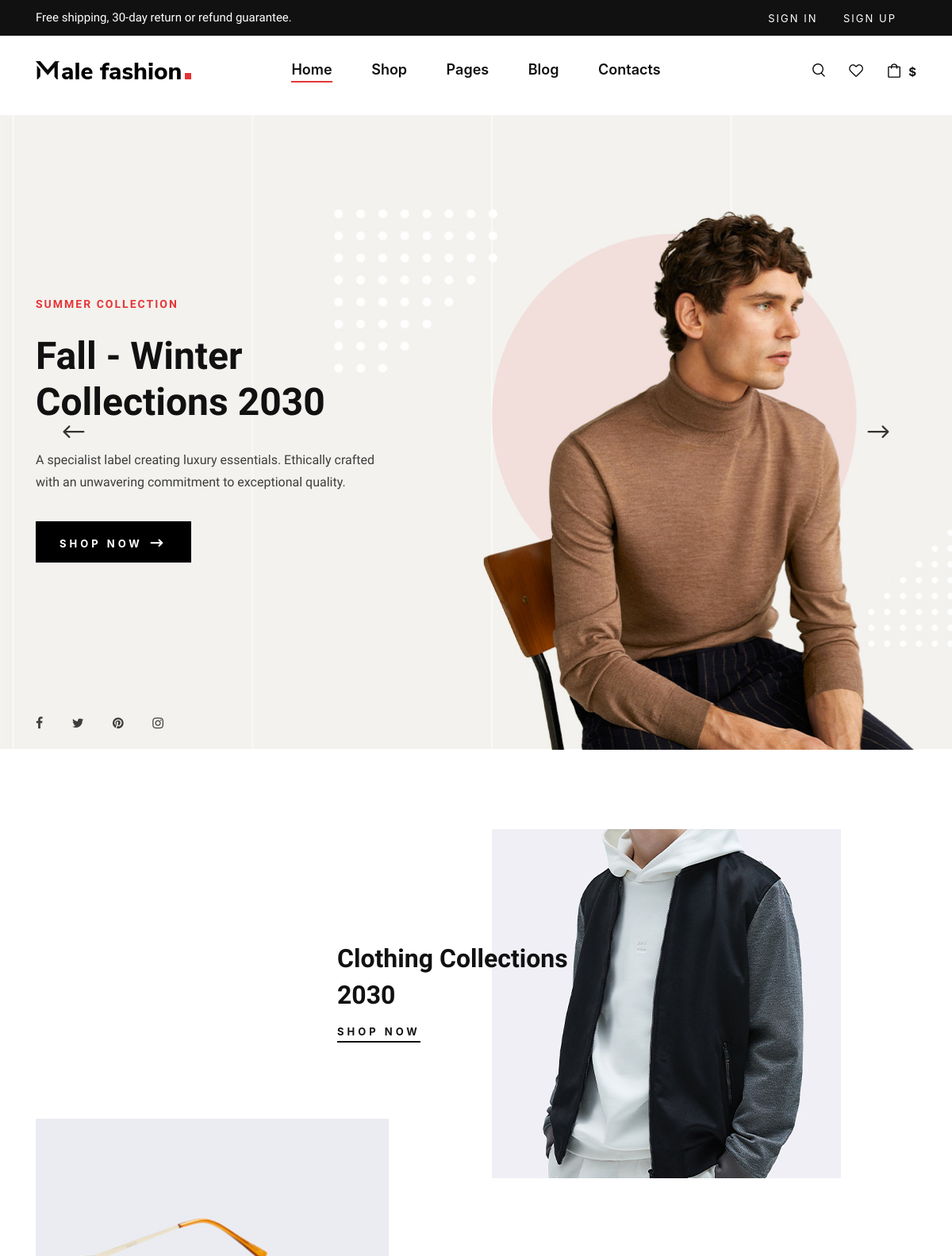
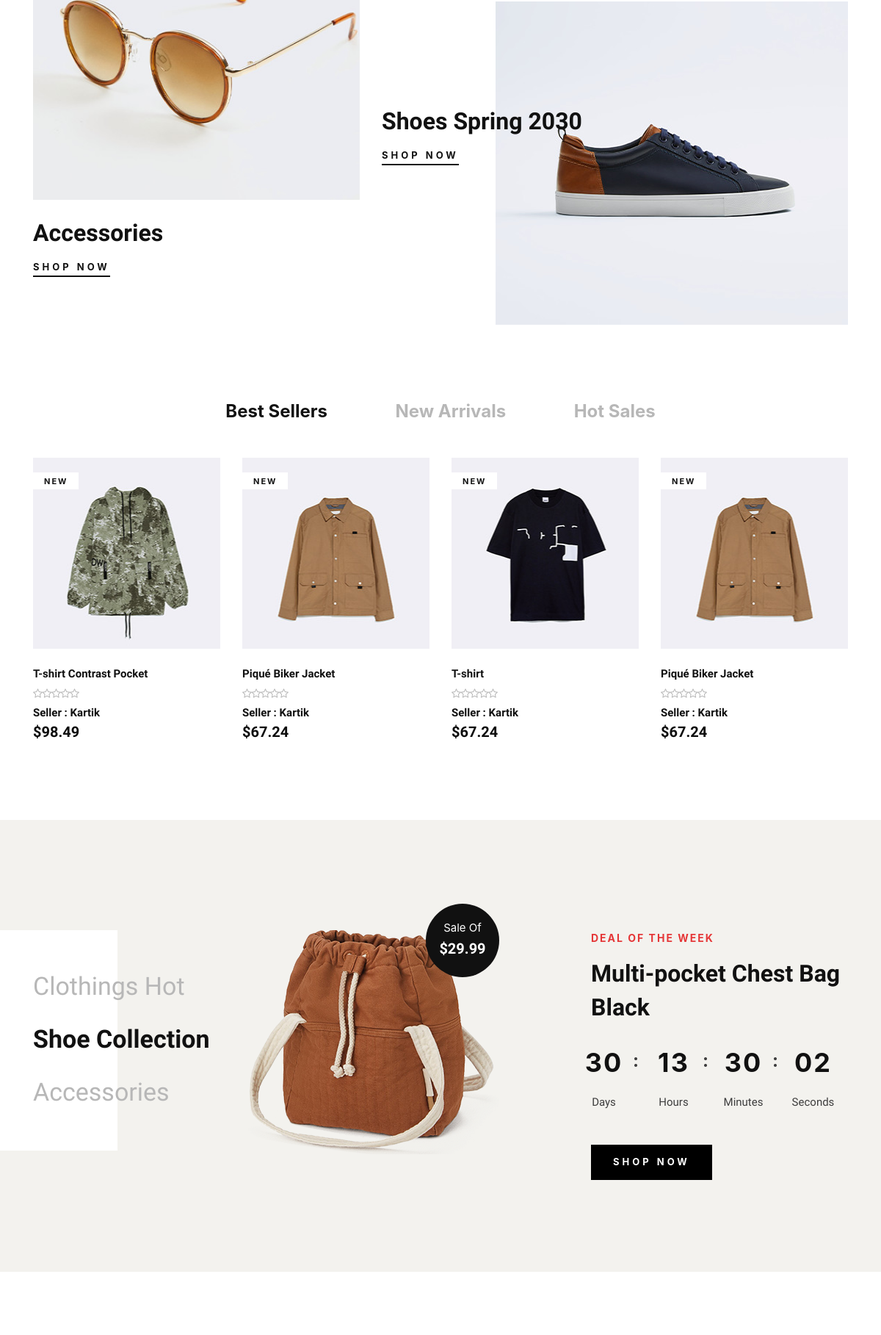
The page / (upper part) on the database its author committed (2 pictures, top to bottom).
### My_Seller/models.py (models this page shows, shortened)
class Add_Product(models.Model):
    user = models.ForeignKey(My_User,on_delete=models.CASCADE)
    name = models.CharField(max_length=255)
    image = models.ImageField(upload_to = 'products')
    price = models.FloatField()
    category = models.CharField(max_length=255,choices = category)

### Auths/models.py (models this page shows)
class My_User(AbstractUser):
    email = models.EmailField(unique=True)
    user_type = models.CharField(max_length=255,choices=user_type,default='Buyer Account')
    def __str__(self):
        return self.username

### Base_App/views.py (the view)
# urls.py: path('',views.index,name='index'),
def index(request):
    data = Add_Product.objects.all()
    blog = Blogs.objects.all()
    context = {
        'data' : random.choices(data, k=4),
    }
    return render(request,"index.html",context)

### templates/index.html (shortened to what this page needs)
{% extends 'base.html' %} {% load static %} {% block content %}
<section class="hero">
    <div class="hero__slider owl-carousel">
        <div class="hero__items set-bg" data-setbg="{% static 'img/hero/hero-1.jpg' %}">
            <div class="container">
                <div class="row">
                    <div class="col-xl-5 col-lg-7 col-md-8">
                        <div class="hero__text">
                            <h6>Summer Collection</h6>
                            <h2>Fall - Winter Collections 2030</h2>
                            <p>A specialist label creating luxury essentials. Ethically crafted with an unwavering commitment to exceptional quality.</p>
                            <a href="#" class="primary-btn">Shop now <span class="arrow_right"></span></a>
                            <div class="hero__social">
                                <a href="#"><i class="fa fa-facebook"></i></a>
                                <a href="#"><i class="fa fa-twitter"></i></a>
                                <a href="#"><i class="fa fa-pinterest"></i></a>
                                <a href="#"><i class="fa fa-instagram"></i></a>
                            </div>
                        </div>
                    </div>
                </div>
            </div>
        </div>
    </div>
</section>
<section class="banner spad">
    <div class="container">
        <div class="row">
            <div class="col-lg-7 offset-lg-4">
                <div class="banner__item">
                    <div class="banner__item__pic">
                        <img src="{% static 'img/banner/banner-1.jpg' %}" alt="">
                    </div>
                    <div class="banner__item__text">
                        <h2>Clothing Collections 2030</h2>
                        <a href="#">Shop now</a>
                    </div>
                </div>
            </div>
            <div class="col-lg-5">
                <div class="banner__item banner__item--middle">
                    <div class="banner__item__pic">
                        <img src="{% static 'img/banner/banner-2.jpg' %}" alt="">
                    </div>
                    <div class="banner__item__text">
                        <h2>Accessories</h2>
                        <a href="#">Shop now</a>
                    </div>
                </div>
            </div>
            <div class="col-lg-7">
                <div class="banner__item banner__item--last">
                    <div class="banner__item__pic">
                        <img src="{% static 'img/banner/banner-3.jpg' %}" alt="">
                    </div>
                    <div class="banner__item__text">
                        <h2>Shoes Spring 2030</h2>
                        <a href="#">Shop now</a>
                    </div>
                </div>
            </div>
        </div>
    </div>
</section>
<section class="product spad">
    <div class="container">
        <div class="row">
            <div class="col-lg-12">
                <ul class="filter__controls">
                    <li class="active" data-filter="*">Best Sellers</li>
                    <li data-filter=".new-arrivals">New Arrivals</li>
                    <li data-filter=".hot-sales">Hot Sales</li>
                </ul>
            </div>
        </div>
        <div class="row product__filter">
            {% for i in data %}
            <div class="col-lg-3 col-md-6 col-sm-6 col-md-6 col-sm-6 mix new-arrivals">
                <div class="product__item">
                    <div class="product__item__pic set-bg" data-setbg="{{ i.image.url }}">
                        <span class="label">New</span>
                    </div>
                    <div class="product__item__text">
                        <h6>{{ i.name }}</h6>
                        <div class="rating">
                            <i class="fa fa-star-o"></i>
                            <i class="fa fa-star-o"></i>
                            <i class="fa fa-star-o"></i>
                            <i class="fa fa-star-o"></i>
                            <i class="fa fa-star-o"></i>
                        </div>
                        <h6>Seller : <span>{{ i.user }}</span></h6>
                        <h5>${{ i.price }}</h5>
                    </div>
                </div>
            </div>
            {% endfor %}
        </div>
    </div>
</section>
<section class="categories spad">
    <div class="container">
        <div class="row">
            <div class="col-lg-3">
                <div class="categories__text">
                    <h2>Clothings Hot <br /> <span>Shoe Collection</span> <br /> Accessories</h2>
                </div>
            </div>
            <div class="col-lg-4">
                <div class="categories__hot__deal">
                    <img src="{% static 'img/product-sale.png' %}" alt="">
                    <div class="hot__deal__sticker">
                        <span>Sale Of</span>
                        <h5>$29.99</h5>
                    </div>
                </div>
            </div>
            <div class="col-lg-4 offset-lg-1">
                <div class="categories__deal__countdown">
                    <span>Deal Of The Week</span>
                    <h2>Multi-pocket Chest Bag Black</h2>
                    <div class="categories__deal__countdown__timer" id="countdown">
                    </div>
                    <a href="#" class="primary-btn">Shop now</a>
                </div>
            </div>
        </div>
    </div>
</section>
<section class="instagram spad">
</section>
{% endblock %}

### rows shown on the page
Add_Product: shows a picture, name "T-shirt Contrast Pocket", user "Kartik", price "98.49"
Add_Product: shows a picture, name "Piqué Biker Jacket", user "Kartik", price "67.24"
Add_Product: shows a picture, name "T-shirt", user "Kartik", price "67.24"
